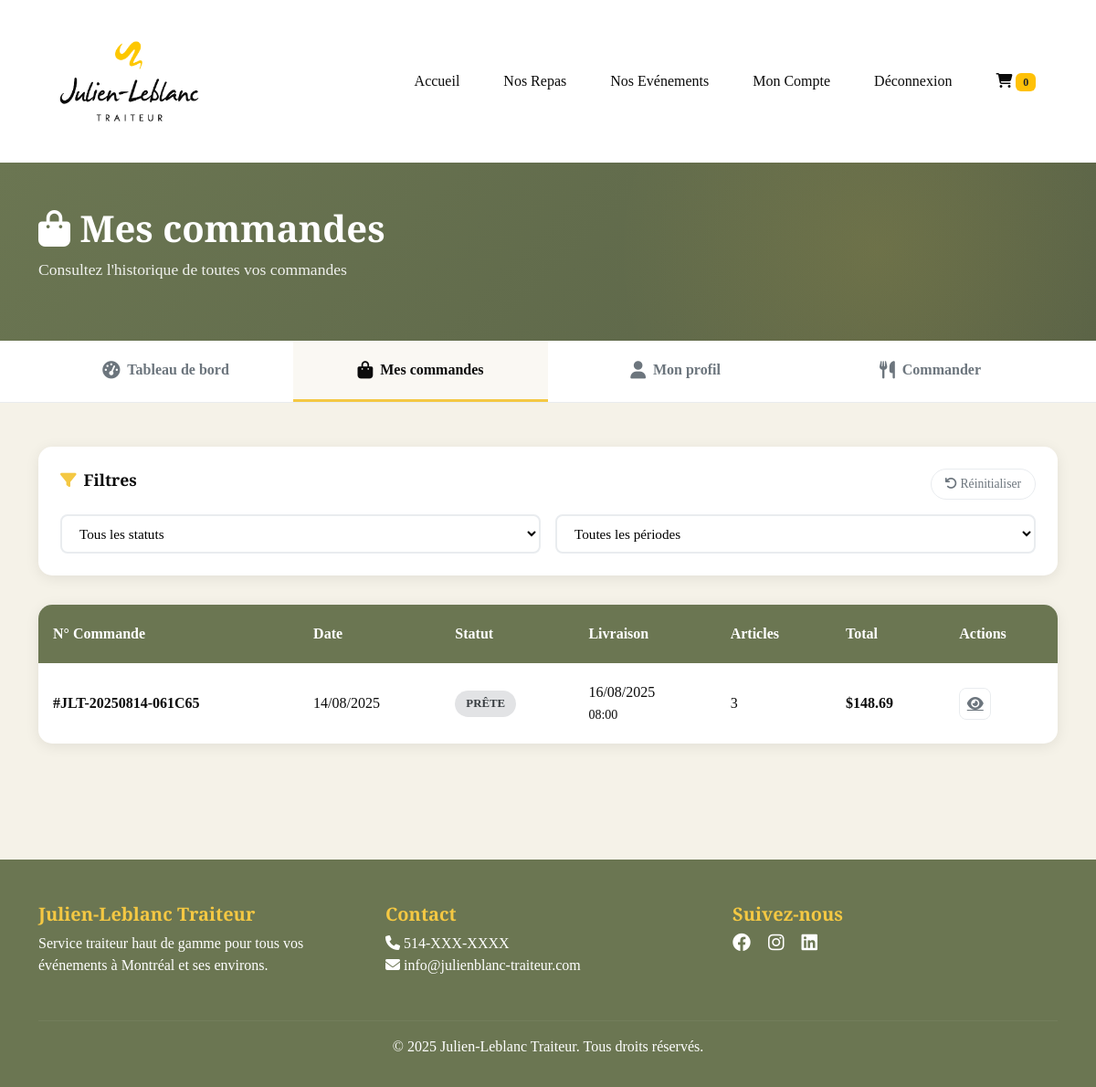
/account/orders/ (signed in), run on an earlier commit of the app's database.
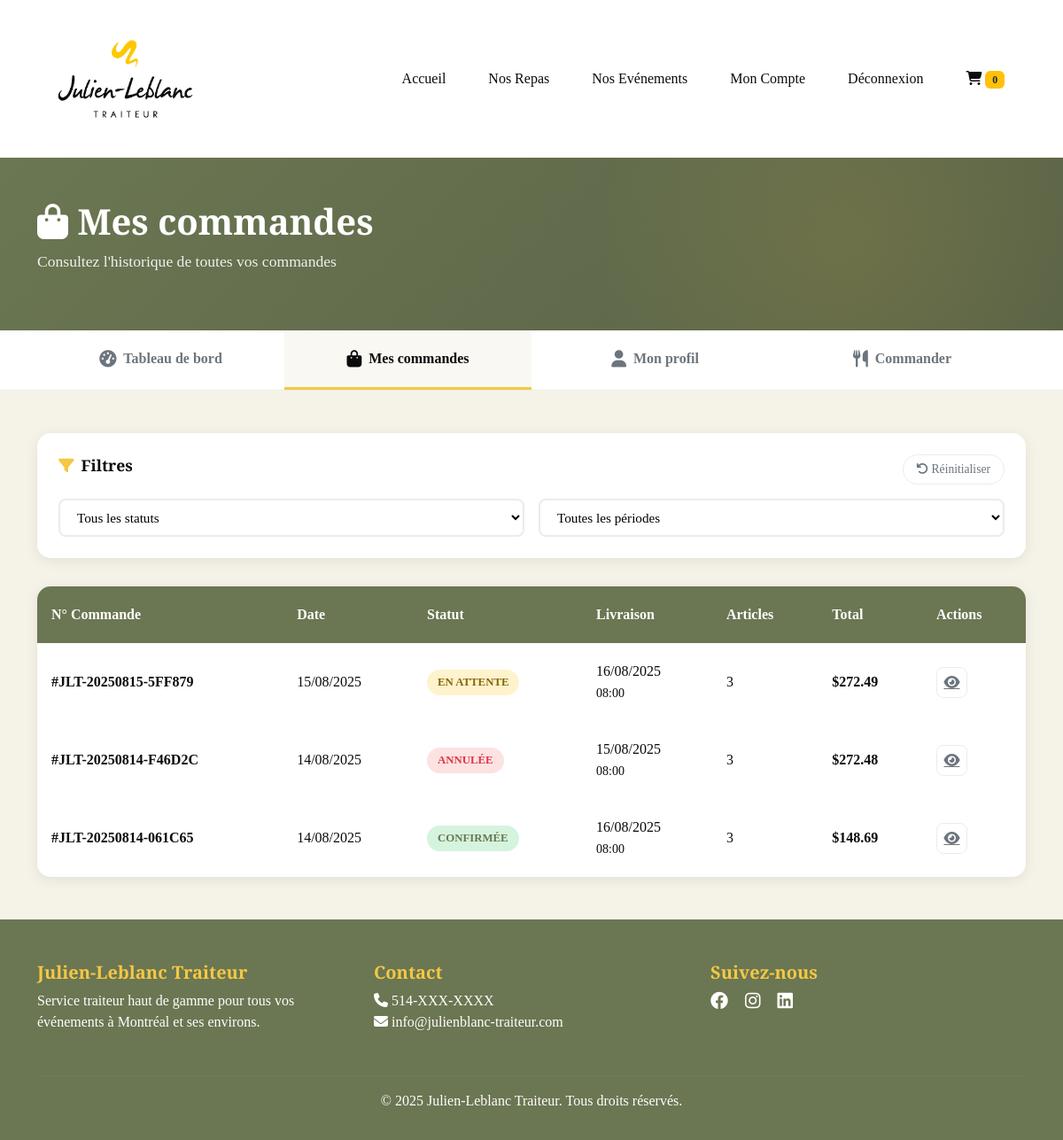
And on a later commit of the database.
### JLTsite/models.py (models this page shows, shortened)
class Order(models.Model):
    PENDING = 'pending'
    CONFIRMED = 'confirmed'
    PREPARING = 'preparing'
    READY = 'ready'
    DELIVERED = 'delivered'
    CANCELLED = 'cancelled'
    STATUS_CHOICES = [
        (PENDING, 'En attente'),
        (CONFIRMED, 'Confirmée'),
        (PREPARING, 'En préparation'),
        (READY, 'Prête'),
        (DELIVERED, 'Livrée'),
        (CANCELLED, 'Annulée'),
    ]
    PICKUP = 'pickup'
    DELIVERY = 'delivery'
    DELIVERY_CHOICES = [
        (PICKUP, 'Ramassage'),
        (DELIVERY, 'Livraison'),
    ]
    order_number = models.CharField(max_length=50, unique=True, editable=False)
    user = models.ForeignKey(User, on_delete=models.SET_NULL, null=True, related_name='orders')
    status = models.CharField(max_length=20, choices=STATUS_CHOICES, default=PENDING)
    first_name = models.CharField(max_length=100)
    last_name = models.CharField(max_length=100)
    email = models.EmailField()
    phone = models.CharField(max_length=20)
    company = models.CharField(max_length=200, blank=True)
    delivery_type = models.CharField(max_length=20, choices=DELIVERY_CHOICES, default=DELIVERY)
    delivery_address = models.TextField()
    delivery_postal_code = models.CharField(max_length=10)
    delivery_city = models.CharField(max_length=100)
    delivery_date = models.DateField()
    delivery_time = models.TimeField()
    delivery_notes = models.TextField(blank=True)
    subtotal = models.DecimalField(max_digits=10, decimal_places=2)
    tax_rate = models.DecimalField(max_digits=5, decimal_places=2, default=Decimal('14.975'))
    tax_amount = models.DecimalField(max_digits=10, decimal_places=2)
    delivery_fee = models.DecimalField(max_digits=10, decimal_places=2, default=Decimal('0.00'))
    discount_amount = models.DecimalField(max_digits=10, decimal_places=2, default=Decimal('0.00'))
    total = models.DecimalField(max_digits=10, decimal_places=2)
    payment_method = models.CharField(max_length=50, blank=True)
    payment_status = models.CharField(max_length=50, default='pending')
    transaction_id = models.CharField(max_length=200, blank=True)
    created_at = models.DateTimeField(auto_now_add=True)
    updated_at = models.DateTimeField(auto_now=True)
    confirmed_at = models.DateTimeField(null=True, blank=True)
    delivered_at = models.DateTimeField(null=True, blank=True)
    admin_notes = models.TextField(blank=True)
    ORDER_SOURCE_CHOICES = [
        ('online', 'En ligne'),
        ('manual', 'Manuelle (téléphone/sur place)'),
        ('admin', 'Créée par admin'),
    ]
    order_source = models.CharField(
        max_length=20,
        choices=ORDER_SOURCE_CHOICES,
        default='online',
        verbose_name='Source de la commande'
    )
    created_by = models.ForeignKey(
        User,
        on_delete=models.SET_NULL,
        null=True,
        blank=True,
        related_name='orders_created',
        verbose_name='Créée par'
    )
    is_phone_order = models.BooleanField(default=False, verbose_name='Commande téléphonique')
    class Meta:
        verbose_name = 'Commande'
        verbose_name_plural = 'Commandes'
        ordering = ['-created_at']

### JLTsite/views.py (the view)
# urls.py: path('account/orders/', views.customer_orders, name='customer_orders'),
@login_required
def customer_orders(request):
    orders = Order.objects.filter(user=request.user).order_by('-created_at')
    status = request.GET.get('status')
    if status:
        orders = orders.filter(status=status)
    paginator = Paginator(orders, 10)
    page = request.GET.get('page')
    orders = paginator.get_page(page)
    return render(request, 'JLTsite/customer_orders.html', {'orders': orders})

### JLTsite/templates/JLTsite/customer_orders.html (shortened to what the changed rows need)
{% extends 'JLTsite/base.html' %}
{% load static %}
{% load humanize %}
{% block content %}
<section class="dashboard-header">
    <div class="container">
        <div class="page-header">
            <h1><i class="fas fa-shopping-bag"></i> Mes commandes</h1>
        </div>
    </div>
</section>
<section class="orders-content">
    <div class="container">
        {% if orders %}
        <div class="orders-table-card">
            <div class="table-responsive">
                <table class="orders-table">
                    <thead>
                        <tr>
                            <th>N° Commande</th>
                            <th>Date</th>
                            <th>Statut</th>
                            <th>Livraison</th>
                            <th>Articles</th>
                            <th>Total</th>
                            <th>Actions</th>
                        </tr>
                    </thead>
                    <tbody>
                        {% for order in orders %}
                        <tr onclick="window.location.href='{% url 'customer_order_detail' order.order_number %}'">
                            <td>
                                <a href="{% url 'customer_order_detail' order.order_number %}" class="order-number-link">
                                    #{{ order.order_number }}
                                </a>
                            </td>
                            <td>{{ order.created_at|date:"d/m/Y" }}</td>
                            <td>
                                <span class="order-status status-{{ order.status }}">
                                    {{ order.get_status_display }}
                                </span>
                            </td>
                            <td>
                                {{ order.delivery_date|date:"d/m/Y" }}<br>
                                <small>{{ order.delivery_time|time:"H:i" }}</small>
                            </td>
                            <td>{{ order.items.count }}</td>
                            <td><strong>${{ order.total|floatformat:2 }}</strong></td>
                            <td onclick="event.stopPropagation()">
                                <div class="order-actions">
                                    <a href="{% url 'customer_order_detail' order.order_number %}"
                                       class="btn-action" title="Voir les détails">
                                        <i class="fas fa-eye"></i>
                                    </a>
                                </div>
                            </td>
                        </tr>
                        {% endfor %}
                    </tbody>
                </table>
            </div>
        </div>
        {% endif %}
    </div>
</section>
{% endblock %}

What changed in the data, as far as the page shows it:
added Order: order_number "JLT-20250815-5FF879", created_at "15/08/2025", status "EN ATTENTE", delivery_date "16/08/2025", delivery_time "08:00", items.count "3", total "272.49"
added Order: order_number "JLT-20250814-F46D2C", created_at "14/08/2025", status "ANNULÉE", delivery_date "15/08/2025", delivery_time "08:00", items.count "3", total "272.48"
changed Order "JLT-20250814-061C65": status "PRÊTE" → "CONFIRMÉE"
